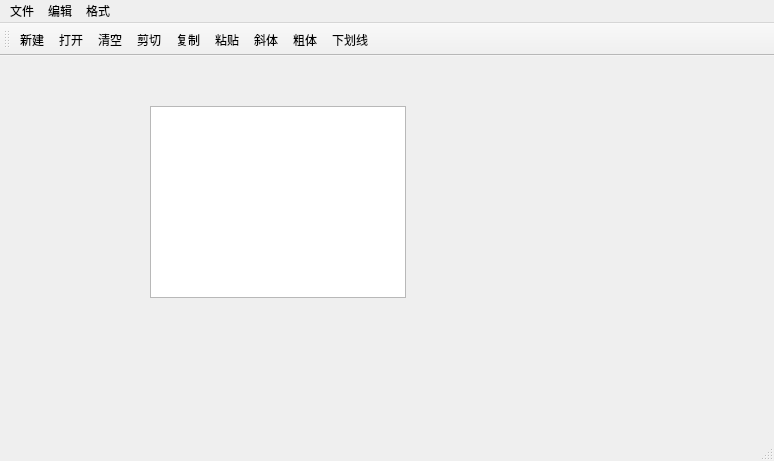
<?xml version="1.0" encoding="UTF-8"?>
<ui version="4.0">
 <class>MainWindow</class>
 <widget class="QMainWindow" name="MainWindow">
  <property name="geometry">
   <rect>
    <x>0</x>
    <y>0</y>
    <width>774</width>
    <height>461</height>
   </rect>
  </property>
  <property name="windowTitle">
   <string>MainWindow</string>
  </property>
  <widget class="QWidget" name="centralwidget">
   <widget class="QTextEdit" name="textEdit">
    <property name="geometry">
     <rect>
      <x>150</x>
      <y>50</y>
      <width>256</width>
      <height>192</height>
     </rect>
    </property>
   </widget>
  </widget>
  <widget class="QMenuBar" name="menubar">
   <property name="geometry">
    <rect>
     <x>0</x>
     <y>0</y>
     <width>774</width>
     <height>26</height>
    </rect>
   </property>
   <widget class="QMenu" name="menu">
    <property name="title">
     <string>文件</string>
    </property>
    <addaction name="separator"/>
    <addaction name="actopenfile"/>
    <addaction name="actnew"/>
    <addaction name="actclose"/>
   </widget>
   <widget class="QMenu" name="menu_2">
    <property name="title">
     <string>编辑</string>
    </property>
    <addaction name="actcut"/>
    <addaction name="actcopy"/>
    <addaction name="actpaste"/>
   </widget>
   <widget class="QMenu" name="menu_3">
    <property name="title">
     <string>格式</string>
    </property>
    <addaction name="actbold"/>
    <addaction name="actitalic"/>
    <addaction name="actunderline"/>
   </widget>
   <addaction name="menu"/>
   <addaction name="menu_2"/>
   <addaction name="menu_3"/>
  </widget>
  <widget class="QStatusBar" name="statusbar"/>
  <widget class="QToolBar" name="toolBar">
   <property name="windowTitle">
    <string>toolBar</string>
   </property>
   <property name="toolButtonStyle">
    <enum>Qt::ToolButtonTextUnderIcon</enum>
   </property>
   <attribute name="toolBarArea">
    <enum>TopToolBarArea</enum>
   </attribute>
   <attribute name="toolBarBreak">
    <bool>false</bool>
   </attribute>
   <addaction name="actnew"/>
   <addaction name="actopenfile"/>
   <addaction name="actclear"/>
   <addaction name="actcut"/>
   <addaction name="actcopy"/>
   <addaction name="actpaste"/>
   <addaction name="actitalic"/>
   <addaction name="actbold"/>
   <addaction name="actunderline"/>
  </widget>
  <action name="actnew">
   <property name="icon">
    <iconset resource="res.qrc">
     <normaloff>:/images/images/new2.bmp</normaloff>:/images/images/new2.bmp</iconset>
   </property>
   <property name="text">
    <string>新建</string>
   </property>
   <property name="toolTip">
    <string>新建文件</string>
   </property>
   <property name="shortcut">
    <string>Ctrl+N</string>
   </property>
  </action>
  <action name="actopenfile">
   <property name="icon">
    <iconset resource="res.qrc">
     <normaloff>:/images/images/open3.bmp</normaloff>:/images/images/open3.bmp</iconset>
   </property>
   <property name="text">
    <string>打开</string>
   </property>
   <property name="toolTip">
    <string>打开文件</string>
   </property>
   <property name="shortcut">
    <string>Ctrl+O</string>
   </property>
  </action>
  <action name="actclear">
   <property name="icon">
    <iconset resource="res.qrc">
     <normaloff>:/images/images/103.bmp</normaloff>:/images/images/103.bmp</iconset>
   </property>
   <property name="text">
    <string>清空</string>
   </property>
   <property name="toolTip">
    <string>清空文件</string>
   </property>
  </action>
  <action name="actcut">
   <property name="icon">
    <iconset resource="res.qrc">
     <normaloff>:/images/images/cut.bmp</normaloff>:/images/images/cut.bmp</iconset>
   </property>
   <property name="text">
    <string>剪切</string>
   </property>
   <property name="toolTip">
    <string>剪切文件</string>
   </property>
  </action>
  <action name="actcopy">
   <property name="icon">
    <iconset resource="res.qrc">
     <normaloff>:/images/images/120.bmp</normaloff>:/images/images/120.bmp</iconset>
   </property>
   <property name="text">
    <string>复制</string>
   </property>
   <property name="toolTip">
    <string>复制文件</string>
   </property>
   <property name="shortcut">
    <string>Ctrl+C</string>
   </property>
  </action>
  <action name="actpaste">
   <property name="icon">
    <iconset resource="res.qrc">
     <normaloff>:/images/images/paste.bmp</normaloff>:/images/images/paste.bmp</iconset>
   </property>
   <property name="text">
    <string>粘贴</string>
   </property>
   <property name="toolTip">
    <string>粘贴文件</string>
   </property>
   <property name="shortcut">
    <string>Ctrl+V</string>
   </property>
  </action>
  <action name="actbold">
   <property name="checkable">
    <bool>true</bool>
   </property>
   <property name="icon">
    <iconset resource="res.qrc">
     <normaloff>:/images/images/BLD.BMP</normaloff>:/images/images/BLD.BMP</iconset>
   </property>
   <property name="text">
    <string>粗体</string>
   </property>
   <property name="toolTip">
    <string>粗体</string>
   </property>
  </action>
  <action name="actitalic">
   <property name="checkable">
    <bool>true</bool>
   </property>
   <property name="icon">
    <iconset resource="res.qrc">
     <normaloff>:/images/images/ITL.BMP</normaloff>:/images/images/ITL.BMP</iconset>
   </property>
   <property name="text">
    <string>斜体</string>
   </property>
   <property name="toolTip">
    <string>斜体</string>
   </property>
  </action>
  <action name="actunderline">
   <property name="checkable">
    <bool>true</bool>
   </property>
   <property name="icon">
    <iconset resource="res.qrc">
     <normaloff>:/images/images/UNDRLN.BMP</normaloff>:/images/images/UNDRLN.BMP</iconset>
   </property>
   <property name="text">
    <string>下划线</string>
   </property>
   <property name="toolTip">
    <string>粗体</string>
   </property>
  </action>
  <action name="actclose">
   <property name="icon">
    <iconset resource="res.qrc">
     <normaloff>:/images/images/exit.bmp</normaloff>:/images/images/exit.bmp</iconset>
   </property>
   <property name="text">
    <string>关闭</string>
   </property>
   <property name="toolTip">
    <string>关闭文件</string>
   </property>
  </action>
 </widget>
 <resources>
  <include location="res.qrc"/>
 </resources>
 <connections>
  <connection>
   <sender>actclear</sender>
   <signal>triggered()</signal>
   <receiver>textEdit</receiver>
   <slot>clear()</slot>
   <hints>
    <hint type="sourcelabel">
     <x>-1</x>
     <y>-1</y>
    </hint>
    <hint type="destinationlabel">
     <x>277</x>
     <y>222</y>
    </hint>
   </hints>
  </connection>
  <connection>
   <sender>actcopy</sender>
   <signal>triggered()</signal>
   <receiver>textEdit</receiver>
   <slot>copy()</slot>
   <hints>
    <hint type="sourcelabel">
     <x>-1</x>
     <y>-1</y>
    </hint>
    <hint type="destinationlabel">
     <x>277</x>
     <y>222</y>
    </hint>
   </hints>
  </connection>
  <connection>
   <sender>actclose</sender>
   <signal>triggered()</signal>
   <receiver>MainWindow</receiver>
   <slot>close()</slot>
   <hints>
    <hint type="sourcelabel">
     <x>-1</x>
     <y>-1</y>
    </hint>
    <hint type="destinationlabel">
     <x>386</x>
     <y>230</y>
    </hint>
   </hints>
  </connection>
  <connection>
   <sender>actcut</sender>
   <signal>triggered()</signal>
   <receiver>textEdit</receiver>
   <slot>cut()</slot>
   <hints>
    <hint type="sourcelabel">
     <x>-1</x>
     <y>-1</y>
    </hint>
    <hint type="destinationlabel">
     <x>277</x>
     <y>222</y>
    </hint>
   </hints>
  </connection>
  <connection>
   <sender>actpaste</sender>
   <signal>triggered()</signal>
   <receiver>textEdit</receiver>
   <slot>paste()</slot>
   <hints>
    <hint type="sourcelabel">
     <x>-1</x>
     <y>-1</y>
    </hint>
    <hint type="destinationlabel">
     <x>277</x>
     <y>222</y>
    </hint>
   </hints>
  </connection>
 </connections>
</ui>
